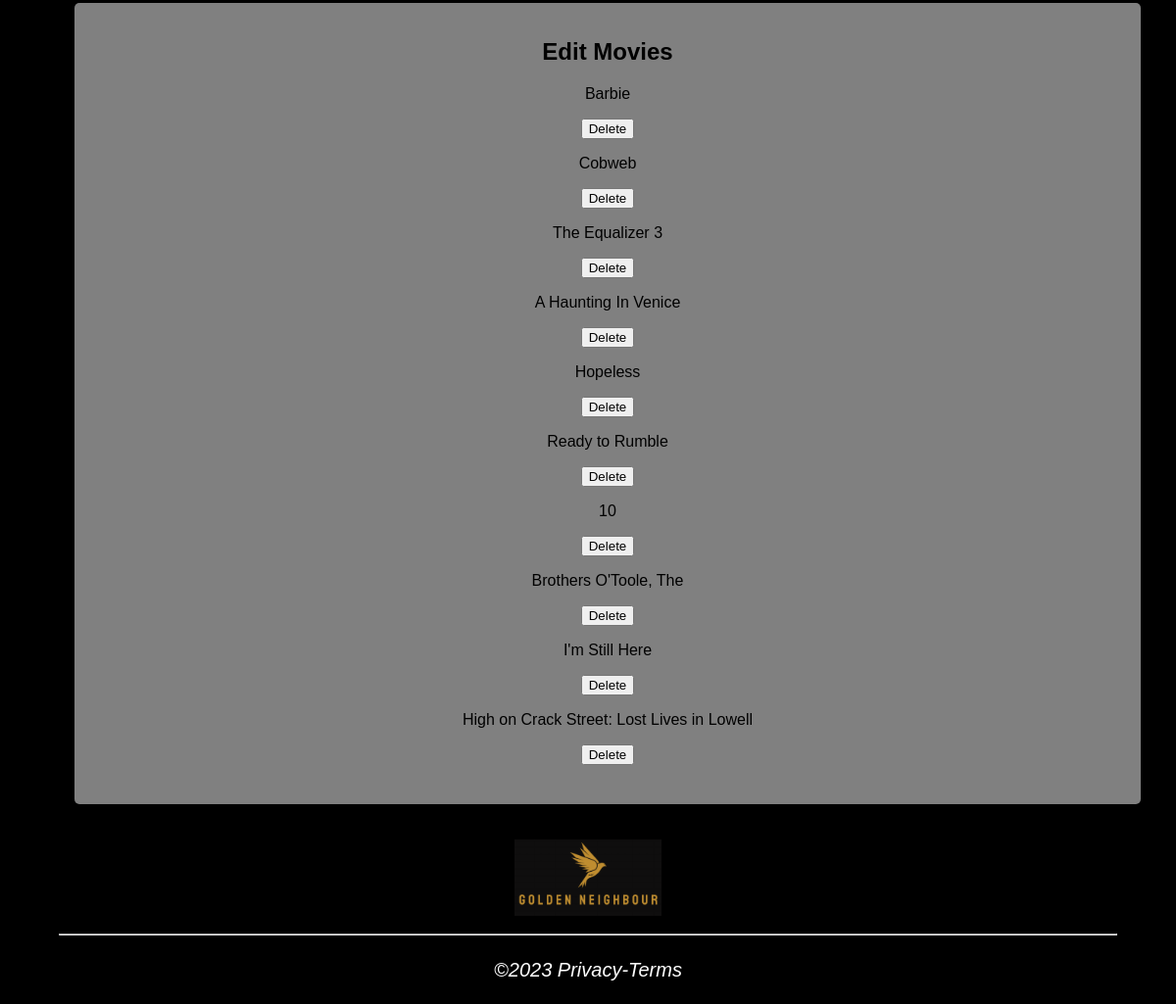
Page /admin/index.php (lower part) on the earlier database version.
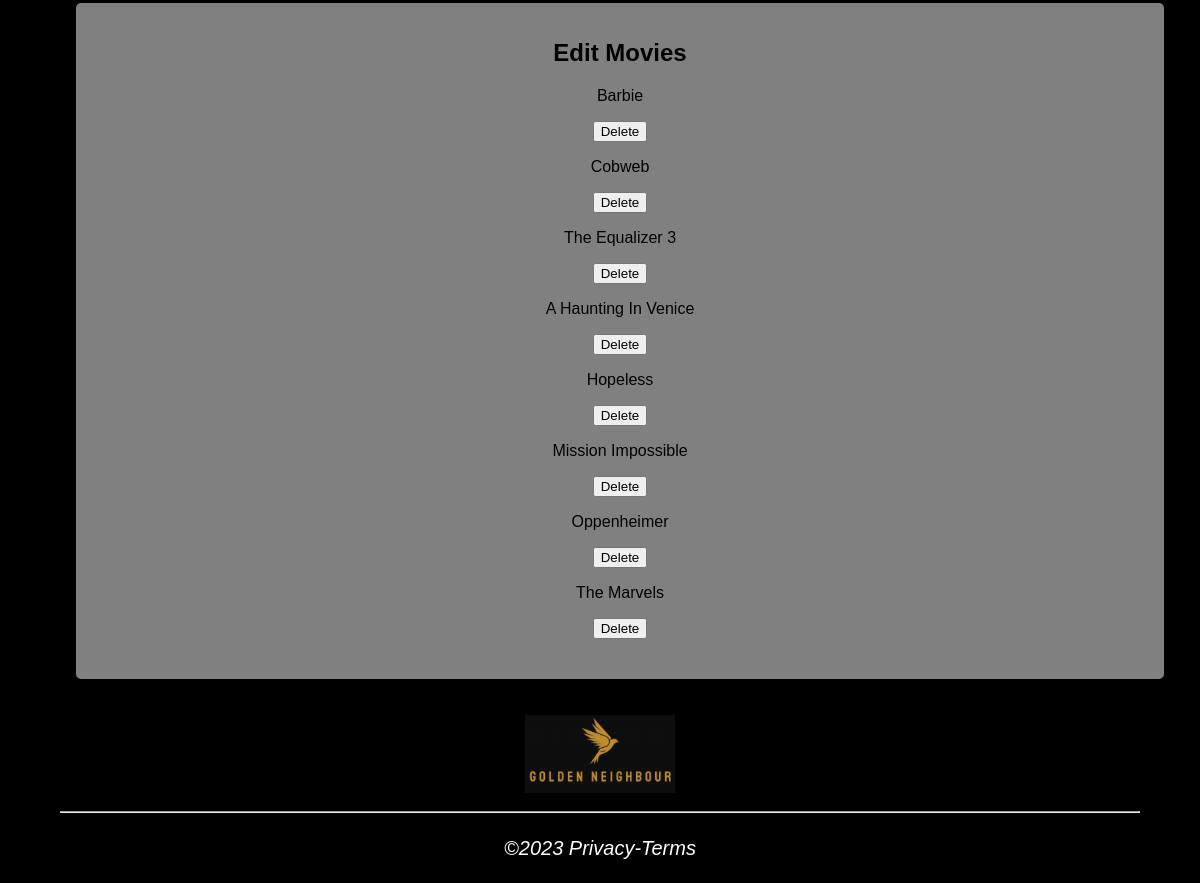
Same page on the later database version.
### tables this page shows
CREATE TABLE `movies` (
  `id` int(11) NOT NULL,
  `title` varchar(50) DEFAULT NULL,
  `release_date` date DEFAULT NULL,
  `genre` varchar(9) DEFAULT NULL,
  `director` varchar(50) DEFAULT NULL,
  `cast` varchar(50) DEFAULT NULL,
  `movie_description` text DEFAULT NULL,
  `runtime_minutes` int(11) DEFAULT NULL,
  `rating` decimal(3,1) DEFAULT NULL,
  `movie_language` varchar(50) DEFAULT NULL,
  `file_classification` varchar(12) DEFAULT NULL
);

### scripts/php/movies/getMovies.php (called while the page is built, shortened)
<?php
$conn = mysqli_connect("localhost", "root", "", "goldenneighbour");
$sql = "SELECT id, title, release_date, genre, director, cast, movie_description, runtime_minutes, rating, movie_language, file_classification FROM movies";
$result = mysqli_query($conn, $sql);
$result_array = $result->fetch_all(MYSQLI_ASSOC);
?>

### admin/index.php (the view, shortened to what this page needs)
<?php
include "..\scripts\php\movies\getMovies.php"
    ?>
<!DOCTYPE html>
<html lang="en">
<head>
    <link rel="stylesheet" href="./adminpage.css" />
</head>
<body>
    <div class="parent">
        <div class="panel-container">
            <h1>Edit Movies</h1>
            <?php
            foreach ($result_array as $movie) {
                echo '<form method="post" action="../scripts/php/deleteMovie.php" class="inline">
  <p>' . $movie['title'] . '</p>
  <button type="submit" name="movie_id" value="' . $movie['id'] . '" class="link-button">Delete
  </button>
</form>';
            }
            ?>
        </div>
    </div>
    <footer>
        <img src="../src/img/logo/bird.png" alt="Golden_Neighbour_logo" class="logo" style="width:150px"
            ; "height:150px" ;>
        <hr />
        <p>&copy;2023 Privacy-Terms</p>
    </footer>
</body>
</html>

### admin/adminpage.css (style rules this page uses)
body { font-family: Verdan, Arial, sans-serif; background-color: black; min-width: 800px; width: 90%; margin: auto; margin-top: 10px; box-shadow: 7px 7px 5px black; }
footer { background-color: black; color: white; font-size: 20px; font-style: italic; text-align: center; padding-top: 20px; clear: both; line-height: 1.5; }
.parent { margin: 0rem; padding: 1rem 1rem; background-color: black; }
.panel-container { width: 100%; margin: 0 auto; padding: 20px; background-color: grey; border-radius: 5px; box-shadow: 0 0 10px rgba(0, 0, 0, 0.2); text-align: center; }
h1 { font-size: 24px; margin-bottom: 20px; }

Differences in the rows shown:
removed movies: title "Ready to Rumble", $movie['id'] 6 (drawn)
removed movies: title "10", $movie['id'] 7 (drawn)
removed movies: title "Brothers O'Toole, The", $movie['id'] 8 (drawn)
removed movies: title "I'm Still Here", $movie['id'] 9 (drawn)
removed movies: title "High on Crack Street: Lost Lives in Lowell", $movie['id'] 10 (drawn)
added movies: title "Mission Impossible", $movie['id'] 6 (drawn)
added movies: title "Oppenheimer", $movie['id'] 7 (drawn)
added movies: title "The Marvels", $movie['id'] 8 (drawn)
